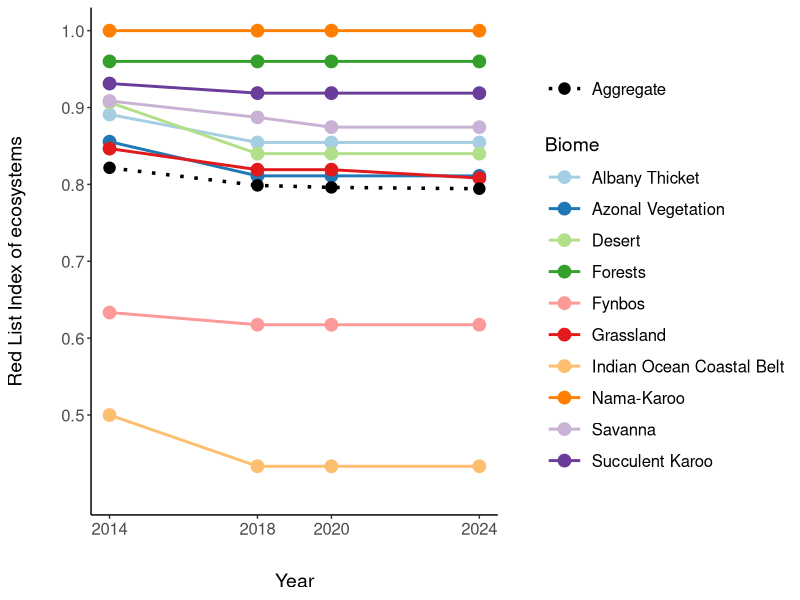

This chart was generated by the following R code:
## ---- chunk 1

library(dplyr)
library(RColorBrewer)
library(ggplot2)
## ---- chunk 2
#| label: fig-RLIe
#| fig-cap: "Red List Index of terrestrial ecosystems at the South African biome level. In the legend, aggregate refers to the national average RLIe across all terrestrial ecosystems."

RLIe <- readxl::read_xlsx(here::here("quarto", "data", "RLE index scores bootstrap.xlsx"))

# ---- Constants ----
SCALE_TEXT <- 0.6

# ---- Data Prep ----
biomes <- RLIe %>%
          filter(!is.na(Biome)) %>%
          pull(Biome) %>%
          factor() %>%
          droplevels() %>%
          levels()

biome_data   <- filter(RLIe, !is.na(Biome))
overall_data <- filter(RLIe,  is.na(Biome))

# ---- Color Palette ----
biome_colors <- setNames(RColorBrewer::brewer.pal(length(biomes), "Paired"), biomes)

# ---- Plot ----
RLIe_plot <- ggplot() +
  
             # Biomes
             geom_line(data = biome_data, aes(x = Year, y = RLIE,  color = Biome), size = 1.0) +
             geom_point(data = biome_data, aes(x = Year, y = RLIE,  color = Biome), size = 4) +
  
             # Aggregate
             geom_line(data = overall_data, aes(x = Year, y = RLIE, linetype = "Aggregate", shape = "Aggregate"), color = "black", size = 1.2) +
             geom_point(data = overall_data, aes(x = Year, y = RLIE, shape = "Aggregate"), color = "black", size = 5.5) +

             # ---- Scales ----
             scale_color_manual(name   = "Biome", values = biome_colors) +
             scale_linetype_manual(name   = "", values = c("Aggregate" = "dotted"), guide  = guide_legend(order = 2)) +
             scale_shape_manual(name   = "", values = c("Aggregate" = 20), guide  = guide_legend(order = 2)) +
  
             scale_x_continuous(breaks = unique(RLIe$Year)) +
             scale_y_continuous(limits = c(0.4, 1), breaks = seq(0.5, 1, 0.1)) +

             # ---- Labels ----
             labs(x = "Year", y = "Red List Index of ecosystems") +

             # ---- Theme ----
             theme_classic() +
             theme(legend.position    = "right",
                   legend.box         = "vertical",
                   legend.text        = element_text(size = 12),
                   legend.title       = element_text(size = 14),
                   legend.key.size    = unit(0.6, "cm"),
                   legend.key.height  = unit(0.8, "cm"),   # increased vertical spacing between rows
                   legend.key.width   = unit(1.0, "cm"),
                   legend.spacing.x   = unit(0.5, "cm"),
                   legend.box.spacing = unit(1.0, "cm"),
                   axis.title.x       = element_text(size = 14, margin = margin(t = 25)), # more space above x-axis title
                   axis.title.y       = element_text(size = 14, margin = margin(r = 25)), # more space to the right of y-axis title
                   axis.text          = element_text(size = 12))

RLIe_plot
